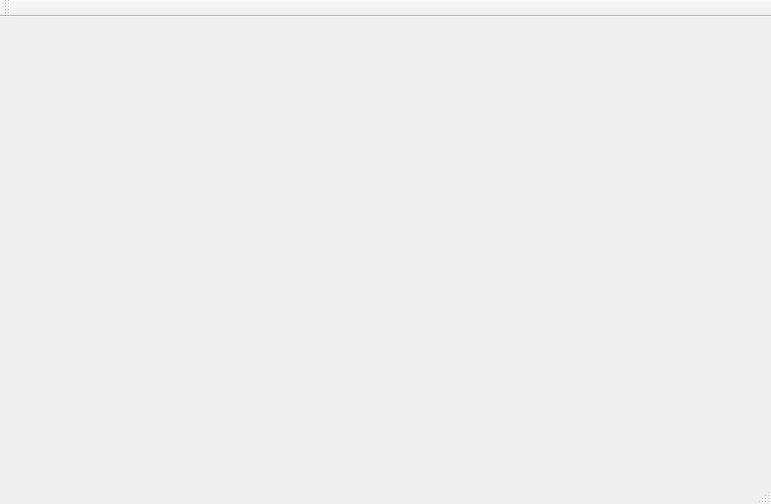
<?xml version="1.0" encoding="UTF-8"?>
<ui version="4.0">
 <class>Meta</class>
 <widget class="QMainWindow" name="Meta">
  <property name="geometry">
   <rect>
    <x>0</x>
    <y>0</y>
    <width>771</width>
    <height>504</height>
   </rect>
  </property>
  <property name="windowTitle">
   <string>Meta</string>
  </property>
  <widget class="QWidget" name="centralWidget">
   <layout class="QGridLayout" name="gridLayout">
    <item row="0" column="0">
     <widget class="ShowWindow" name="widget" native="true"/>
    </item>
   </layout>
  </widget>
  <widget class="QMenuBar" name="menuBar">
   <property name="geometry">
    <rect>
     <x>0</x>
     <y>0</y>
     <width>771</width>
     <height>21</height>
    </rect>
   </property>
  </widget>
  <widget class="QToolBar" name="mainToolBar">
   <attribute name="toolBarArea">
    <enum>TopToolBarArea</enum>
   </attribute>
   <attribute name="toolBarBreak">
    <bool>false</bool>
   </attribute>
  </widget>
  <widget class="QStatusBar" name="statusBar"/>
 </widget>
 <layoutdefault spacing="6" margin="11"/>
 <customwidgets>
  <customwidget>
   <class>ShowWindow</class>
   <extends>QWidget</extends>
   <header>showwindow.h</header>
   <container>1</container>
  </customwidget>
 </customwidgets>
 <resources/>
 <connections/>
</ui>
